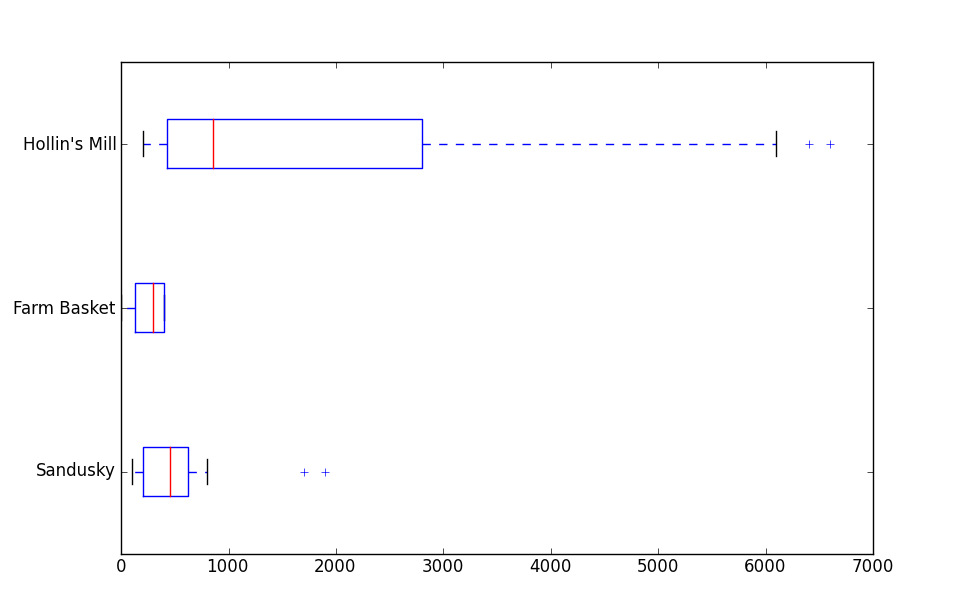

Generate this figure with Python:
#####
# Owen Kuemerle
# CS 106 - Introduction to Programming
# Programming assignment 4
# Box plots of three water pollution collection sites
#####
# Import the libraries needed for plotting
import pylab as pl

# Data points for Sandusky
sandusky = [100, 700, 800, 600, 300, 200, 500, 600,
			1900, 1700, 200, 500, 100, 400, 100, 200]

# Data points for Farm Basket
farm_basket = [400, 100, 400, 200, 400, 400,
			   100, 300, 0, 100, 300, 300, 400, 400]

# Data points for Hollin's Mill
hollins_mill = [800, 200, 500, 200, 1600, 900, 6600, 5800,
				200, 200, 600, 500, 6100, 6400, 1800, 1200]

# Combine the data sets
data = [sandusky, farm_basket, hollins_mill]

# Plot to combined data sets. Use horizontal graphs
pl.boxplot(data, vert=False)

# Label the x-axis
pl.yticks([1, 2, 3], ["Sandusky", "Farm Basket", "Hollin's Mill"])
pl.show()
